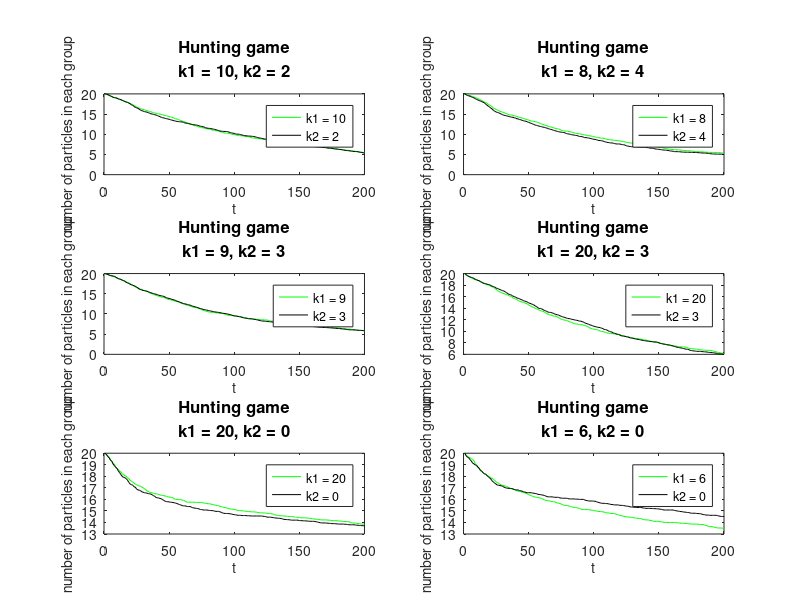

MATLAB code for this plot:
clear 
close all


figure2 = figure('position', [0, 0, 700, 1000]);

subplot(3,2,1)
load('run431.mat')
s1mean(1,:) = mean(ss1);
s2mean(1,:) = mean(ss2);

plot(s1mean(1,:),'g');
hold on
plot(s2mean(1,:),'k');
xlabel('t','FontSize',10)
ylabel('number of particles in each group','FontSize',10)
legend('k1 = 10','k2 = 2')
title({'Hunting game';'k1 = 10, k2 = 2'}, 'FontSize', 12)


subplot(3,2,2)
load('run432.mat')
s1mean(2,:) = mean(ss1);
s2mean(2,:) = mean(ss2);


plot(s1mean(2,:),'g');
hold on
plot(s2mean(2,:),'k');
xlabel('t','FontSize',10)
ylabel('number of particles in each group','FontSize',10)
legend('k1 = 8','k2 = 4')
title({'Hunting game';'k1 = 8, k2 = 4'}, 'FontSize', 12)



subplot(3,2,3)

load('run433.mat')
s1mean(3,:) = mean(ss1);
s2mean(3,:) = mean(ss2);

plot(s1mean(3,:),'g');
hold on
plot(s2mean(3,:),'k');
xlabel('t','FontSize',10)
ylabel('number of particles in each group','FontSize',10)
legend('k1 = 9','k2 = 3')
title({'Hunting game';'k1 = 9, k2 = 3'}, 'FontSize', 12)





subplot(3,2,4)

load('run434.mat')
s1mean(4,:) = mean(ss1);
s2mean(4,:) = mean(ss2);



plot(s1mean(4,:),'g');
hold on
plot(s2mean(4,:),'k');
xlabel('t','FontSize',10)
ylabel('number of particles in each group','FontSize',10)
legend('k1 = 20','k2 = 3')
title({'Hunting game';'k1 = 20, k2 = 3'}, 'FontSize', 12)



subplot(3,2,5)

load('run435.mat')
s1mean(5,:) = mean(ss1);
s2mean(5,:) = mean(ss2);



plot(s1mean(5,:),'g');
hold on
plot(s2mean(5,:),'k');
xlabel('t','FontSize',10)
ylabel('number of particles in each group','FontSize',10)
legend('k1 = 20','k2 = 0')
title({'Hunting game';'k1 = 20, k2 = 0'}, 'FontSize', 12)


subplot(3,2,6)

load('run436.mat')
s1mean(6,:) = mean(ss1);
s2mean(6,:) = mean(ss2);



plot(s1mean(6,:),'g');
hold on
plot(s2mean(6,:),'k');
xlabel('t','FontSize',10)
ylabel('number of particles in each group','FontSize',10)
legend('k1 = 6','k2 = 0')
title({'Hunting game';'k1 = 6, k2 = 0'}, 'FontSize', 12)

saveas(figure2,'hunt.png');